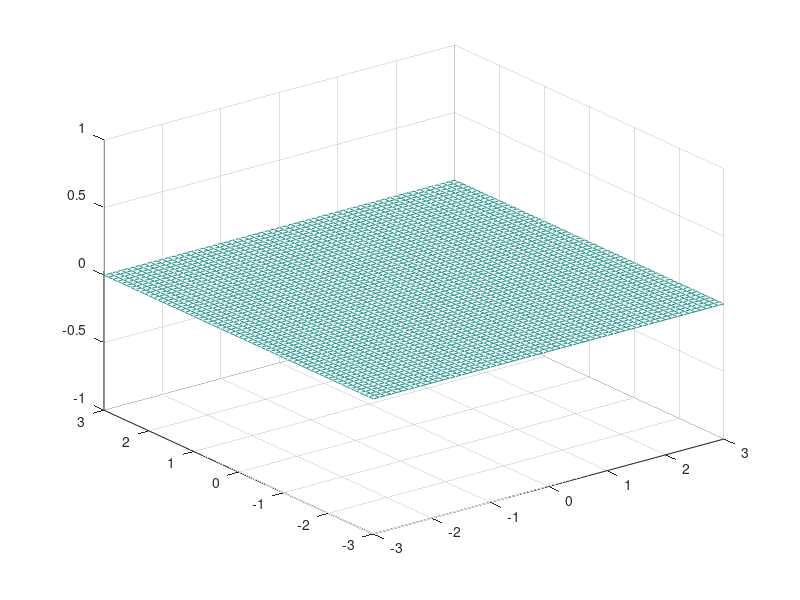

Write MATLAB code to recreate this figure.
clear all
x = [-3:0.1:3];
y = [-3:0.1:3];
[X, Y] = meshgrid(x, y);
F1 = X.^2;
F2 = Y.^2;
rot = curl(X, Y, F1, F2);
mesh(X, Y, rot)